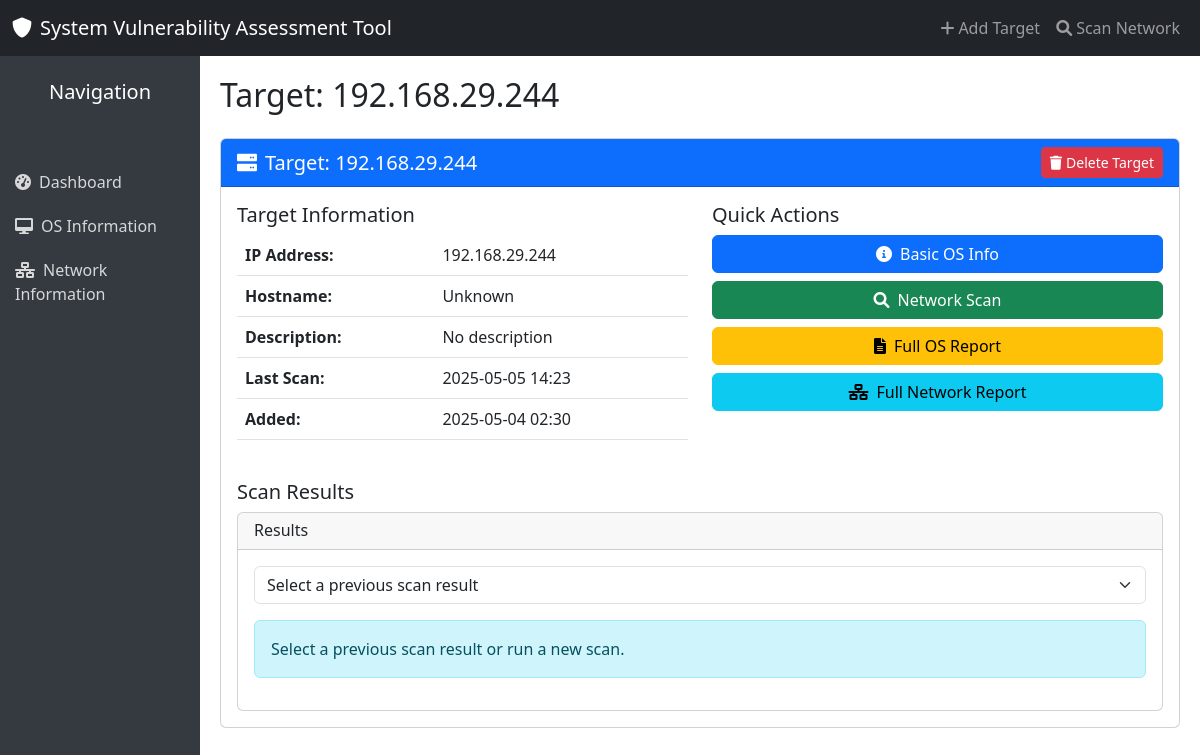
/scanner/target/1/, run on the app's committed database.
### scanner/models.py (models this page shows, shortened)
class Target(models.Model):
    ip_address = models.GenericIPAddressField(unique=True)
    hostname = models.CharField(max_length=255, blank=True, null=True)
    description = models.TextField(blank=True, null=True)
    is_active = models.BooleanField(default=True)
    last_scan = models.DateTimeField(blank=True, null=True)
    created_at = models.DateTimeField(auto_now_add=True)
    updated_at = models.DateTimeField(auto_now=True)

### scanner/views.py (the view)
# urls.py: path('target/<int:target_id>/', views.target_detail, name='target_detail'),
def target_detail(request, target_id):
    target = get_object_or_404(Target, pk=target_id)
    scan_results = target.scan_results.all().order_by('-scan_time')[:10]
    context = {
        'target': target,
        'scan_results': scan_results,
        'page_title': f'Target: {target.ip_address}'
    }
    return render(request, 'scanner/target_detail.html', context)

### scanner/templates/scanner/target_detail.html (shortened to what this page needs)
{% extends 'scanner/base.html' %}
{% block content %}
<div class="row mb-4">
    <div class="col-md-12">
        <div class="card">
            <div class="card-header bg-primary text-white">
                <div class="d-flex justify-content-between align-items-center">
                    <h5 class="mb-0"><i class="fas fa-server me-2"></i>Target: {{ target.ip_address }}</h5>
                    <button class="btn btn-sm btn-danger" data-bs-toggle="modal" data-bs-target="#deleteModal">
                        <i class="fas fa-trash me-1"></i>Delete Target
                    </button>
                </div>
            </div>
            <div class="card-body">
                <div class="row mb-4">
                    <div class="col-md-6">
                        <h5>Target Information</h5>
                        <table class="table">
                            <tr>
                                <th>IP Address:</th>
                                <td>{{ target.ip_address }}</td>
                            </tr>
                            <tr>
                                <th>Hostname:</th>
                                <td>{{ target.hostname|default:"Unknown" }}</td>
                            </tr>
                            <tr>
                                <th>Description:</th>
                                <td>{{ target.description|default:"No description" }}</td>
                            </tr>
                            <tr>
                                <th>Last Scan:</th>
                                <td>{{ target.last_scan|default:"Never"|date:"Y-m-d H:i" }}</td>
                            </tr>
                            <tr>
                                <th>Added:</th>
                                <td>{{ target.created_at|date:"Y-m-d H:i" }}</td>
                            </tr>
                        </table>
                    </div>
                    <div class="col-md-6">
                        <h5>Quick Actions</h5>
                        <div class="d-grid gap-2">
                            <button class="btn btn-primary" onclick="sendCommand({{ target.id }}, 1, 'Basic OS Info')">
                                <i class="fas fa-info-circle me-2"></i>Basic OS Info
                            </button>
                            <button class="btn btn-success" onclick="sendCommand({{ target.id }}, 3, 'Network Scan')">
                                <i class="fas fa-search me-2"></i>Network Scan
                            </button>
                            <button class="btn btn-warning" onclick="sendCommand({{ target.id }}, 5, 'Full OS Report')">
                                <i class="fas fa-file-alt me-2"></i>Full OS Report
                            </button>
                            <button class="btn btn-info" onclick="sendCommand({{ target.id }}, 6, 'Full Network Report')">
                                <i class="fas fa-network-wired me-2"></i>Full Network Report
                            </button>
                        </div>
                    </div>
                </div>
                <div class="row">
                    <div class="col-md-12">
                        <h5>Scan Results</h5>
                        <div class="card">
                            <div class="card-header">
                                <h6 class="mb-0">Results</h6>
                            </div>
                            <div class="card-body result-container" id="result-container">
                                {% if scan_results %}
                                    <div class="mb-3">
                                        <select class="form-select" id="result-selector">
                                            <option value="">Select a previous scan result</option>
                                        </select>
                                    </div>
                                    <div id="selected-result">
                                        <div class="alert alert-info">
                                            Select a previous scan result or run a new scan.
                                        </div>
                                    </div>
                                {% else %}
                                    <div class="alert alert-info">
                                        No scan results available. Run a scan to see results.
                                    </div>
                                {% endif %}
                            </div>
                        </div>
                    </div>
                </div>
            </div>
        </div>
    </div>
</div>
{% endblock %}

### scanner/templates/scanner/base.html (style rules this page uses)
.result-container { max-height: 600px; overflow-y: auto; }

### data on the page
Target: ip_address "192.168.29.244", hostname "Unknown", description "No description", last_scan "2025-05-05 14:23", created_at "2025-05-04 02:30"

### other printed values
{{ page_title|default:"Dashboard" }} "Target: 192.168.29.244"
